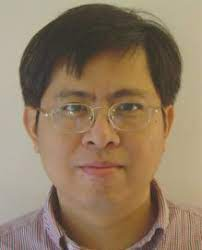
#> input picture hunghung.jpg, 202 x 250 px
$ python detect_hunghung.py
#> lines starting #> are read from the running program, lines starting #| are printed output that depends on the picture
import cv2
import numpy as np
import math

def preprocess(img):
#> called with img = 'hunghung.jpg'
    img = cv2.imread(img)
#> img is the input picture: shape (250, 202, 3); mean B, G, R 97.9, 122.7, 144.3
    img = cv2.cvtColor(src=img, code=cv2.COLOR_BGR2GRAY)
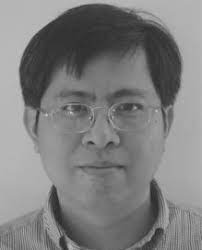
#> img: shape (250, 202); min 38, max 202, mean 126.4
    return img

class convNN:
    def __init__(self, image, kernel, imgPad=None, padding=0, strides=1):
#> called with kernel = array of shape (3, 3), padding = 0, strides = 1
        self.image = image
        self.kernel = kernel
        self.padding = padding
        self.strides = strides

        self.kernel_x = self.kernel.shape[0]
        self.kernel_y = self.kernel.shape[1]
        self.image_x = self.image.shape[0]
#> self.image_x = 250
        self.image_y = self.image.shape[1]
#> self.image_y = 202

        self.output_x = math.ceil((self.image_x - self.kernel_x + 2*self.padding)/strides)
#> self.output_x = 247
        self.output_y = math.ceil((self.image_y - self.kernel_y + 2*self.padding)/strides)
#> self.output_y = 199
        self.output = np.zeros((self.output_x, self.output_y))
        self.imgPad = imgPad


    def cross_correlation(self):
        self.kernel = np.flipud(np.fliplr(self.kernel))

    def do_padding(self):
        if self.padding != 0:
            self.imgPad = np.zeros((self.image_x + self.padding*2, self.image_y + self.padding*2))
            self.imgPad[int(self.padding):int(-1 * self.padding), int(self.padding):int(-1 * self.padding)] = self.image
        else:
            self.imgPad = self.image

    def convolution(self):
        m_bound = self.image[1]
#> m_bound = 202 values, max 188 at index 87, min 174 at index 95, mean 180.2
        n_bound = self.image[0]
#> n_bound = 202 values, max 186 at index 72, min 173 at index 95, mean 180.4

        for y in range(self.image_y-self.kernel_y):
            if y % self.strides == 0:
                for x in range(self.image_x-self.kernel_x):
                    if x % self.strides == 0:
                        self.output[x, y] = (self.kernel * self.imgPad[x: x + self.kernel_x, y: y + self.kernel_y]).sum()
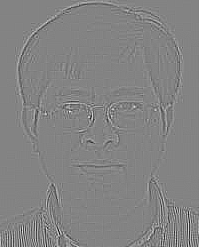
#> self.output: shape (247, 199) float64; min -406, max 381, mean 0; drawn with min black and max white
        return self.output


def main():
    img_path = "hunghung.jpg"
    gray_img = preprocess(img_path)

    #kernel = np.array([[-1, 1]])
    kernel = np.array([[-1, -1, -1], [-1, 8, -1], [-1, -1, -1]])

    model = convNN(gray_img, kernel)
    model.cross_correlation()
    model.do_padding()
    output = model.convolution()

    # edge_detected_image = conv2D(gray_img, kernel)
    cv2.imwrite("hunghung_after.png", output)
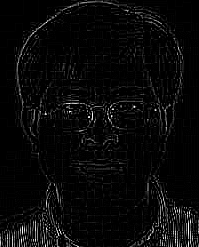
#> saved as hunghung_after.png: shape (247, 199); min 0, max 255, mean 9.3

if __name__ == '__main__':
    main()
